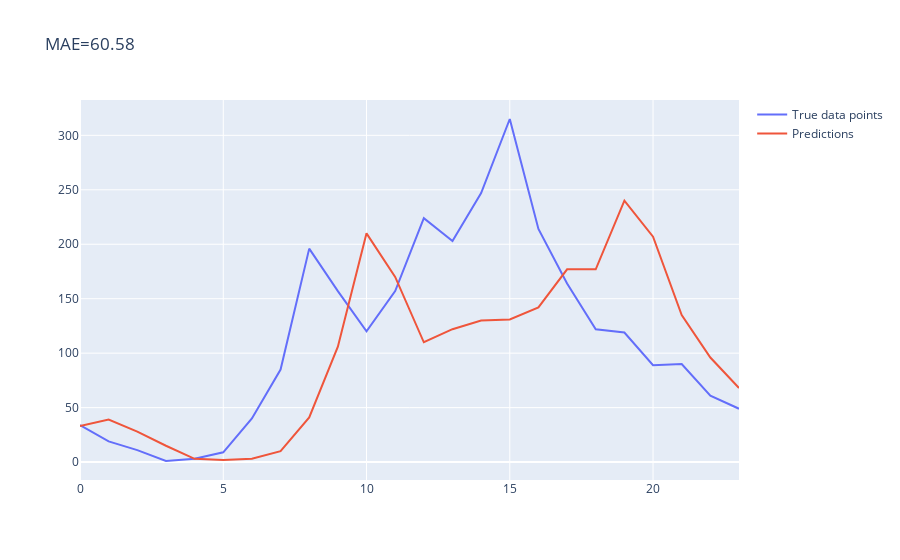

Notebook cell for this chart:
### Code cell
df['pred5'] = df['cnt'].shift(24*366)
train, test = df[0:-24], df[-24:]
plot_test_vs_predictions(test, 
                        'cnt',
                        'pred5')

### Figure 1 — Plotly figure (JSON) as saved in the notebook; plotly's stock layout.template omitted (floating-point values rounded to 4 significant figures)
{"data": [{"name": "True data points", "type": "scatter", "y": [34, 19, 11, 1, 3, 9, 40, 85, 196, 157, 120, 157, 224, 203, 247, 315, 214, 164, 122, 119, 89, 90, 61, 49]}, {"name": "Predictions", "type": "scatter", "y": [33, 39, 28, 15, 3, 2, 3, 10, 41, 106, 210, 170, 110, 122, 130, 131, 142, 177, 177, 240, 207, 135, 96, 68]}], "layout": {"title": {"text": "MAE=60.58"}}}
